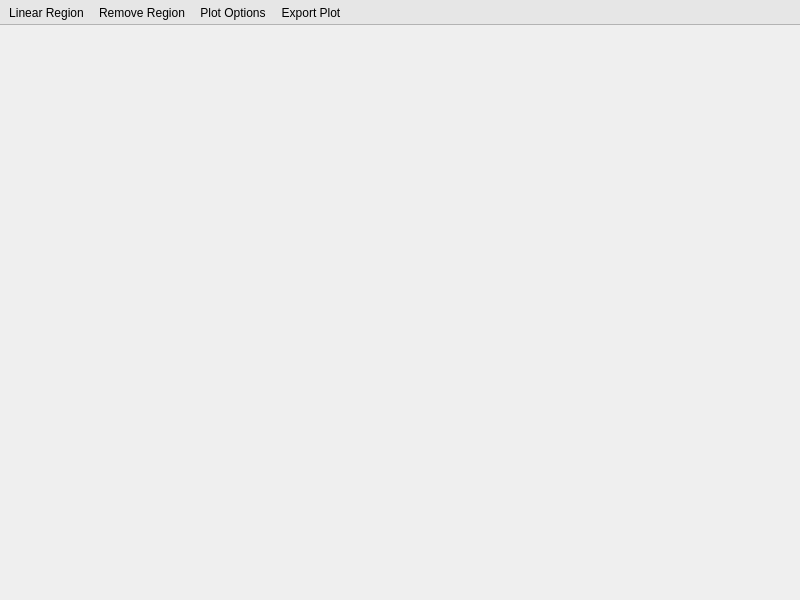
<?xml version="1.0" encoding="UTF-8"?>
<ui version="4.0">
 <class>MainWindow</class>
 <widget class="QMainWindow" name="MainWindow">
  <property name="geometry">
   <rect>
    <x>0</x>
    <y>0</y>
    <width>800</width>
    <height>600</height>
   </rect>
  </property>
  <property name="windowTitle">
   <string>MainWindow</string>
  </property>
  <widget class="QWidget" name="centralwidget">
   <layout class="QVBoxLayout" name="verticalLayout_2">
    <property name="leftMargin">
     <number>0</number>
    </property>
    <property name="topMargin">
     <number>0</number>
    </property>
    <property name="rightMargin">
     <number>0</number>
    </property>
    <property name="bottomMargin">
     <number>0</number>
    </property>
   </layout>
  </widget>
  <widget class="QToolBar" name="tool_bar">
   <property name="windowTitle">
    <string>toolBar</string>
   </property>
   <property name="styleSheet">
    <string notr="true">QToolBar {
	border: none;
	background: rgb(230, 230, 230);
	border-bottom: 1px solid rgb(179, 179, 179);
}</string>
   </property>
   <property name="movable">
    <bool>false</bool>
   </property>
   <property name="iconSize">
    <size>
     <width>20</width>
     <height>20</height>
    </size>
   </property>
   <property name="toolButtonStyle">
    <enum>Qt::ToolButtonTextUnderIcon</enum>
   </property>
   <property name="floatable">
    <bool>false</bool>
   </property>
   <attribute name="toolBarArea">
    <enum>TopToolBarArea</enum>
   </attribute>
   <attribute name="toolBarBreak">
    <bool>false</bool>
   </attribute>
   <addaction name="linear_region_action"/>
   <addaction name="remove_region_action"/>
   <addaction name="plot_options_action"/>
   <addaction name="export_plot_action"/>
  </widget>
  <action name="linear_region_action">
   <property name="text">
    <string>Linear Region</string>
   </property>
   <property name="toolTip">
    <string>Add a linear selection region</string>
   </property>
  </action>
  <action name="rectangular_region_action">
   <property name="text">
    <string>Rectangular Region</string>
   </property>
   <property name="toolTip">
    <string>Add a rectangular selection region</string>
   </property>
  </action>
  <action name="plot_options_action">
   <property name="text">
    <string>Plot Options</string>
   </property>
   <property name="toolTip">
    <string>Options for displaying plotted data</string>
   </property>
  </action>
  <action name="export_plot_action">
   <property name="text">
    <string>Export Plot</string>
   </property>
   <property name="toolTip">
    <string>Export the currently display plot</string>
   </property>
  </action>
  <action name="remove_region_action">
   <property name="text">
    <string>Remove Region</string>
   </property>
   <property name="toolTip">
    <string>Remove selected region</string>
   </property>
  </action>
 </widget>
 <resources/>
 <connections/>
</ui>
